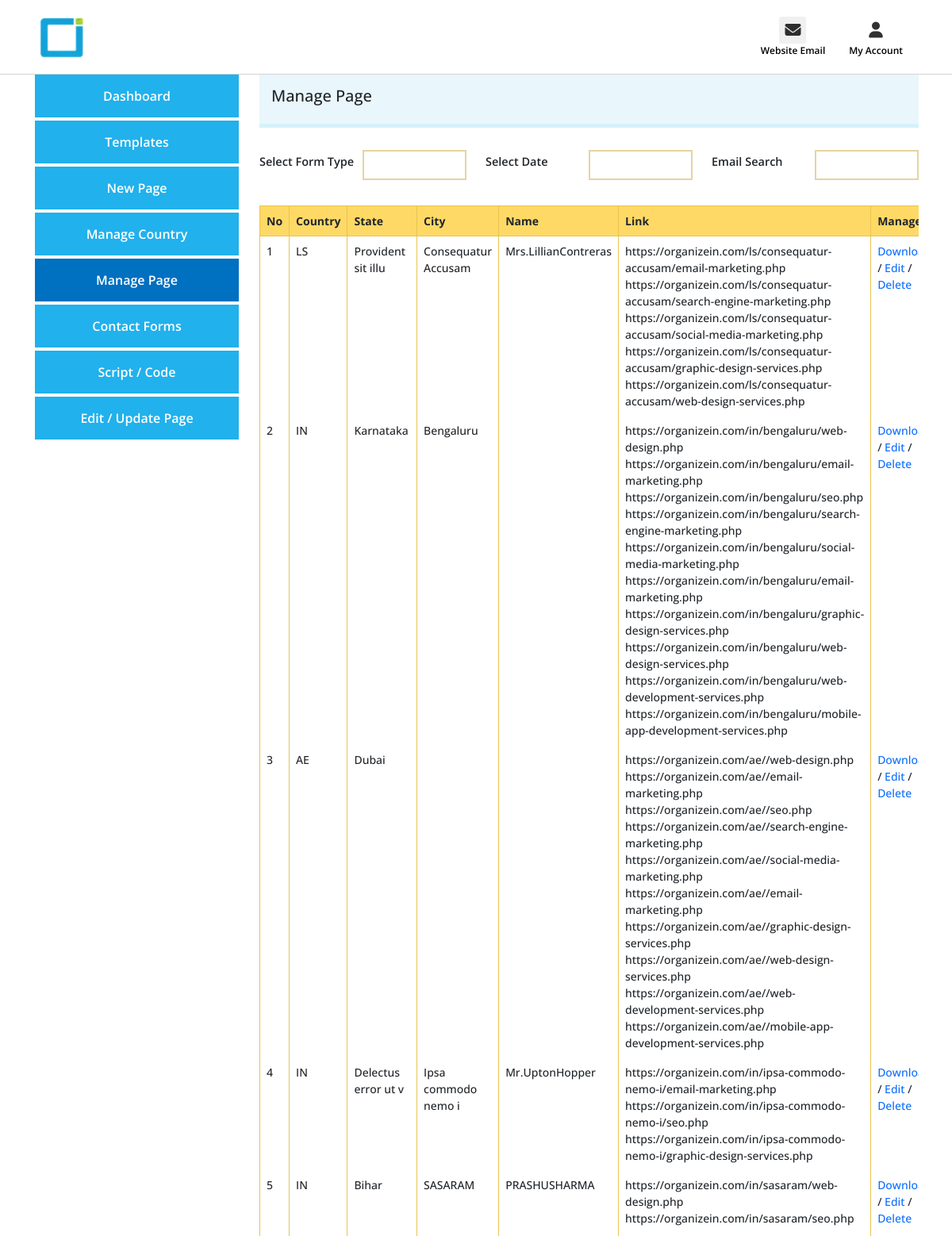
Page /Miltiside/multipageadmin/manage-pages.php (signed in, upper part) on the committed database.
### tables this page shows
CREATE TABLE `partner_details` (
  `partner_id` int(11) NOT NULL,
  `country_selected` varchar(255) NOT NULL,
  `country_name` text NOT NULL,
  `state_name` varchar(255) NOT NULL,
  `city_name` varchar(255) NOT NULL,
  `services` longtext NOT NULL,
  `title` text NOT NULL,
  `partner_first_name` text NOT NULL,
  `partner_last_name` text NOT NULL,
  `partner_phone` text NOT NULL,
  `partner_email` varchar(255) NOT NULL,
  `partner_address` varchar(255) NOT NULL,
  `partner_discription` longtext NOT NULL,
  `partner_linkedin` varchar(255) NOT NULL,
  `partner_photo` varchar(255) NOT NULL,
  `meta_title` text NOT NULL,
  `meta_description` text NOT NULL,
  `meta_keyword` text NOT NULL,
  `special_top_message` longtext NOT NULL,
  `special_header_script` longtext NOT NULL,
  `whatsapp` varchar(15) NOT NULL
);

CREATE TABLE `website_pages` (
  `website_id` int(255) NOT NULL,
  `website_url` longtext NOT NULL,
  `status` int(1) NOT NULL,
  `partner_id` int(11) NOT NULL
);

### Miltiside/multipageadmin/manage-pages.php (the view, shortened to what this page needs)
<?php
include './partials/dbconnect.php';
?>
<?php include 'partials/header.php' ?>
<?php include 'partials/loggedin-header.php' ?>
<section>
    <div class="container">
        <div class="row">
            <?php include 'partials/sidebar.php' ?>
            <div class="col-12 col-md-9 col-lg-9">
                <div class="right-site">
                    <h4>Manage Page</h4>
                </div>
                <div class="row">
                    <div class="col-12 col-md-4 col-lg-4 my-2">
                        <div class="single-contact-filed">
                            <h5>Select Form Type</h5>
                            <input type="text">
                        </div>
                    </div>
                    <div class="col-12 col-md-4 col-lg-4 my-2">
                        <div class="single-contact-filed">
                            <h5>Select Date</h5>
                            <input type="text">
                        </div>
                    </div>
                    <div class="col-12 col-md-4 col-lg-4 my-2">
                        <div class="single-contact-filed">
                            <h5>Email Search</h5>
                            <input type="text">
                        </div>
                    </div>
                </div>
                <div class="table-div mt-4">
                    <table class="table">
                        <thead>
                            <tr>
                                <th scope="col">No</th>
                                <th scope="col">Country</th>
                                <th scope="col">State</th>
                                <th scope="col">City</th>
                                <th scope="col">Name</th>
                                <th scope="col">Link</th>
                                <th scope="col">Manage</th>
                            </tr>
                        </thead>
                        <tbody>
                            <?php
              $sql = "SELECT * FROM `partner_details`";
              $result = mysqli_query($conn, $sql);
              $sno = 0;
              while ($row = mysqli_fetch_assoc($result)) {
                $no = $row['partner_id'];
                $country = $row['country_selected'];
                $state = $row['state_name'];
                $city = $row['city_name'];
                $name = $row['title'] . $row['partner_first_name'] . $row['partner_last_name'];
                $sno++;
                echo '<tr>
                <td>' . $sno . '</td>
                <td>' . $country . '</td>
                <td>' . $state . '</td>
                <td>' . $city . '</td>
                <td>' . $name . '</td>
                <td>';
                $serviceSql = mysqli_query($conn, "select website_url from website_pages  where partner_id = $no ");
                $country = strtolower(str_replace(" ", "-", $country));
                $city = strtolower(str_replace(" ", "-", $city));
                while ($rowdata = mysqli_fetch_assoc($serviceSql)) {
                  echo $rowdata["website_url"]."<br>";
                }
                echo '</td>
                <td><a href="./auth/create_download_zip.php?folder_structure='.$country.'/'.$city.'">Download</a> / <a href="./edit-page.php?id='.$no.'">Edit</a> / <a href="./auth/delete_website.php?id='.$no.'&folder='.$country.'/'.$city.'">Delete</a></td>
              </tr>';
              }
              ?>
                        </tbody>
                    </table>
                </div>
            </div>
        </div>
    </div>
</section>
<?php include 'partials/footer.php' ?>

### Miltiside/multipageadmin/css/style.css (style rules this page uses)
* { margin: 0; padding: 0; box-sizing: border-box; font-family: 'Open Sans', sans-serif; }
html { height: 100%; }
a { text-decoration: none; }
body { height: 100%; }
.right-site { background-color: #e9f7fc; width: 100%; padding: 15px 15px; margin-bottom: 20px; border-bottom: 5px solid #d6f1fa; }
.right-site h4 { font-size: 20px; }
section { min-height: 100%; }

### Miltiside/multipageadmin/css/contactForms.css (style rules this page uses)
.single-contact-filed { display: flex; justify-content: start; align-items: center; }
.single-contact-filed h5 { font-size: 14.5px; font-weight: 600; margin-right: 10px; width: 48%; }
.single-contact-filed input { width: 52%; outline: none; border: 2px solid #cfae4c88; padding: 5px; }
.table-div { font-size: 14px; }
.table-div table { border: 1px solid #e9c351; }
.table-div table th { border: 1px solid #e9c351; background-color:#ffd966 ; }
.table-div table td { border-right: 1px solid #e9c351; border-bottom: 0px; font-weight: 500; }
.table-div { overflow-x: auto; }
html { height: 100%; }
body { position: relative; height: 100%; }

### rows in the picture
partner_details: country_selected "LS", state_name "Provident sit illu", city_name "Consequatur Accusam", name "Mrs.LillianContreras"
website_pages: website_url "https://organizein.com/ls/consequatur-accusam/email-marketing.php"
website_pages: website_url "https://organizein.com/ls/consequatur-accusam/search-engine-marketing.php"
website_pages: website_url "https://organizein.com/ls/consequatur-accusam/social-media-marketing.php"
website_pages: website_url "https://organizein.com/ls/consequatur-accusam/graphic-design-services.php"
website_pages: website_url "https://organizein.com/ls/consequatur-accusam/web-design-services.php"
partner_details: country_selected "IN", state_name "Karnataka", city_name "Bengaluru"
website_pages: website_url "https://organizein.com/in/bengaluru/web-design.php"
website_pages: website_url "https://organizein.com/in/bengaluru/email-marketing.php"
website_pages: website_url "https://organizein.com/in/bengaluru/seo.php"
website_pages: website_url "https://organizein.com/in/bengaluru/search-engine-marketing.php"
website_pages: website_url "https://organizein.com/in/bengaluru/social-media-marketing.php"
website_pages: website_url "https://organizein.com/in/bengaluru/email-marketing.php"
website_pages: website_url "https://organizein.com/in/bengaluru/graphic-design-services.php"
website_pages: website_url "https://organizein.com/in/bengaluru/web-design-services.php"
website_pages: website_url "https://organizein.com/in/bengaluru/web-development-services.php"
website_pages: website_url "https://organizein.com/in/bengaluru/mobile-app-development-services.php"
partner_details: country_selected "AE", state_name "Dubai"
website_pages: website_url "https://organizein.com/ae//web-design.php"
website_pages: website_url "https://organizein.com/ae//email-marketing.php"
website_pages: website_url "https://organizein.com/ae//seo.php"
website_pages: website_url "https://organizein.com/ae//search-engine-marketing.php"
website_pages: website_url "https://organizein.com/ae//social-media-marketing.php"
website_pages: website_url "https://organizein.com/ae//email-marketing.php"
website_pages: website_url "https://organizein.com/ae//graphic-design-services.php"
website_pages: website_url "https://organizein.com/ae//web-design-services.php"
website_pages: website_url "https://organizein.com/ae//web-development-services.php"
website_pages: website_url "https://organizein.com/ae//mobile-app-development-services.php"
partner_details: country_selected "IN", state_name "Delectus error ut v", city_name "Ipsa commodo nemo i", name "Mr.UptonHopper"
website_pages: website_url "https://organizein.com/in/ipsa-commodo-nemo-i/email-marketing.php"
website_pages: website_url "https://organizein.com/in/ipsa-commodo-nemo-i/seo.php"
website_pages: website_url "https://organizein.com/in/ipsa-commodo-nemo-i/graphic-design-services.php"
partner_details: country_selected "IN", state_name "Bihar", city_name "SASARAM", name "PRASHUSHARMA"
website_pages: website_url "https://organizein.com/in/sasaram/web-design.php"
website_pages: website_url "https://organizein.com/in/sasaram/seo.php"
